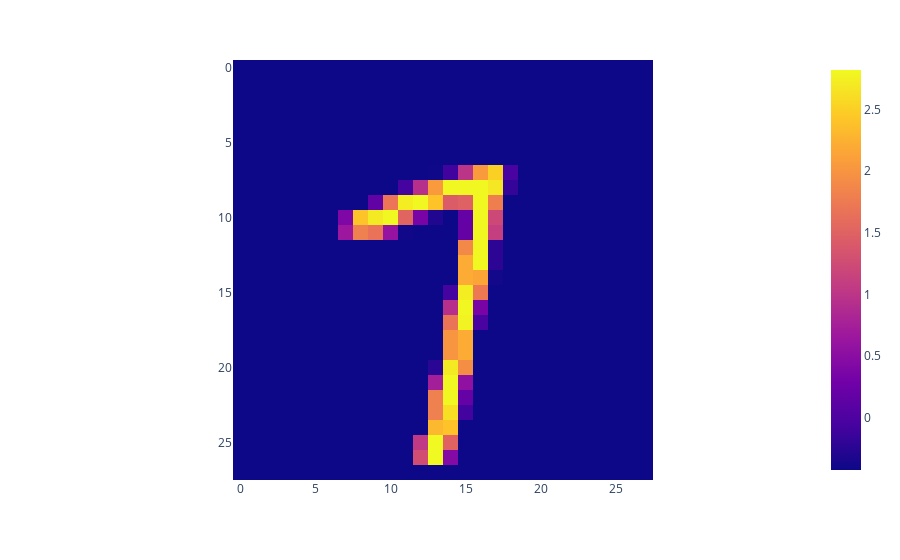

Notebook source saved alongside this figure:
### Markdown cell above
It is always a good idea to look at some entries in the dataset.

**Note:** `train_dataset` and `test_dataset` are objects of the `torchvision.datasets.MNIST` class. Check the [docs](https://pytorch.org/vision/0.16/generated/torchvision.datasets.MNIST.html) to see how to use them!

### Code cell
import plotly.express as px
import numpy as np

mnist_example = train_dataset[42][0][0].numpy()
print('A MNIST sample has size', mnist_example.shape)
fig = px.imshow(mnist_example)
fig.show()

### Figure 1 — Plotly figure (JSON) as saved in the notebook; plotly's stock layout.template omitted (floating-point values rounded to 4 significant figures; data arrays with more than 128 entries replaced by an {"elided": "..."} marker saying what was removed)
{"data": [{"coloraxis": "coloraxis", "hovertemplate": "x: %{x}<br>y: %{y}<br>color: %{z}<extra></extra>", "name": "0", "type": "heatmap", "xaxis": "x", "yaxis": "y", "z": {"elided": "28x28 float values"}}], "layout": {"coloraxis": {"colorscale": [[0, "#0d0887"], [0.1111, "#46039f"], [0.2222, "#7201a8"], [0.3333, "#9c179e"], [0.4444, "#bd3786"], [0.5556, "#d8576b"], [0.6667, "#ed7953"], [0.7778, "#fb9f3a"], [0.8889, "#fdca26"], [1, "#f0f921"]]}, "margin": {"t": 60}, "xaxis": {"anchor": "y", "constrain": "domain", "domain": [0, 1], "scaleanchor": "y"}, "yaxis": {"anchor": "x", "autorange": "reversed", "constrain": "domain", "domain": [0, 1]}}}
